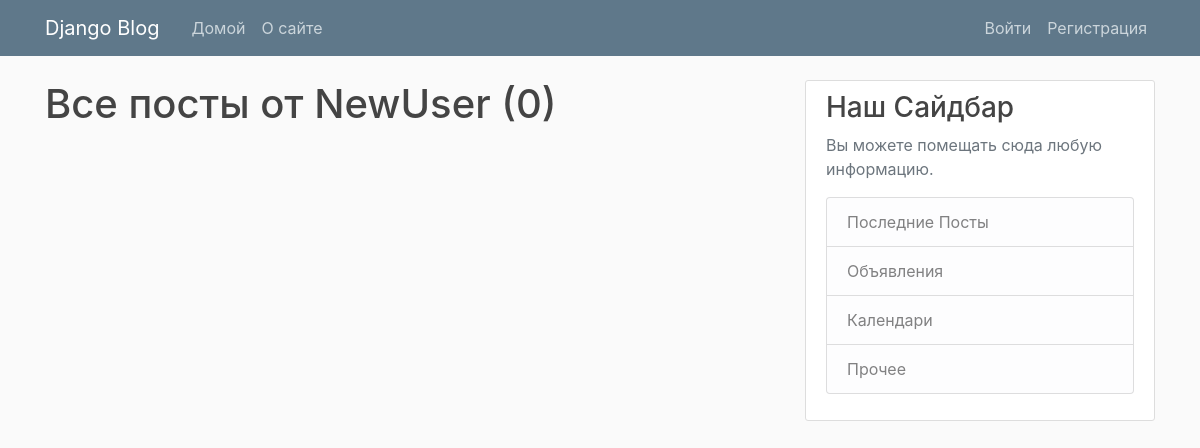
Page /user/NewUser on the earlier database version.
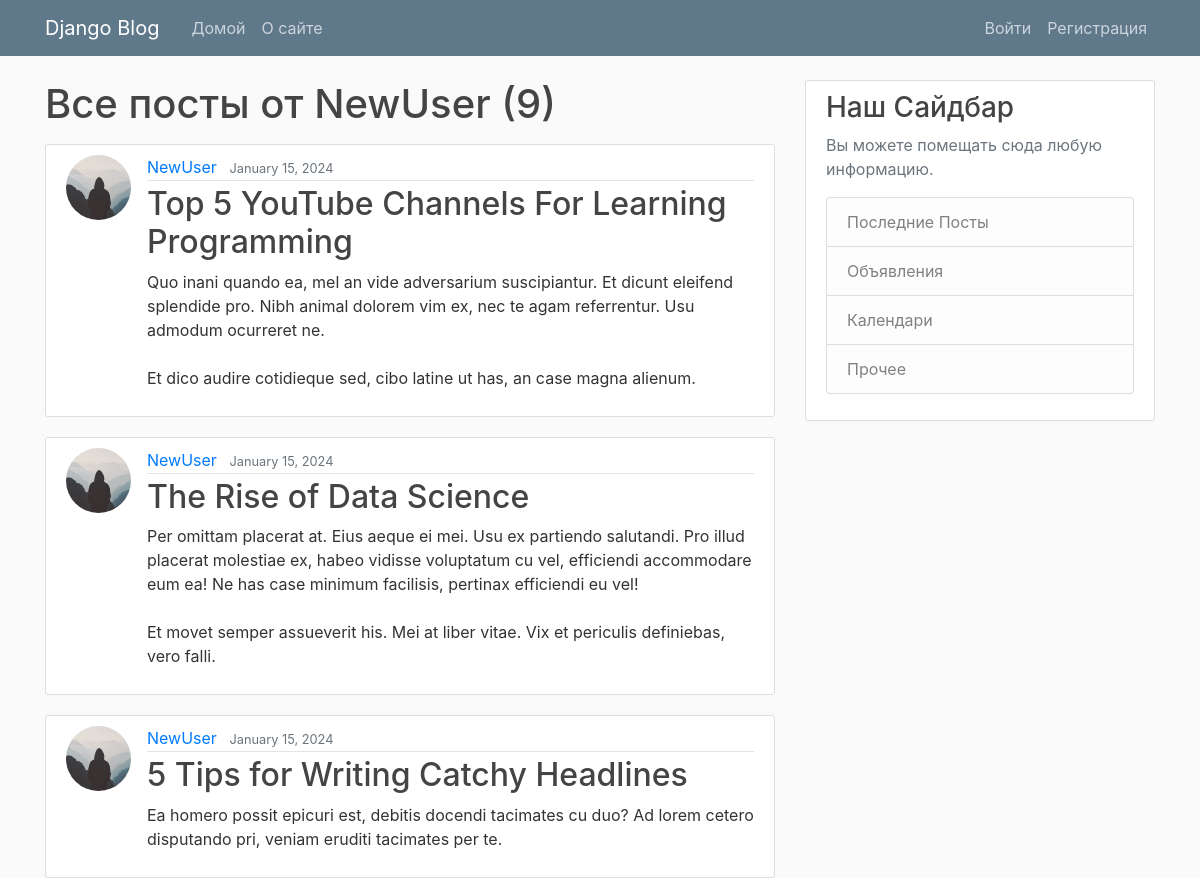
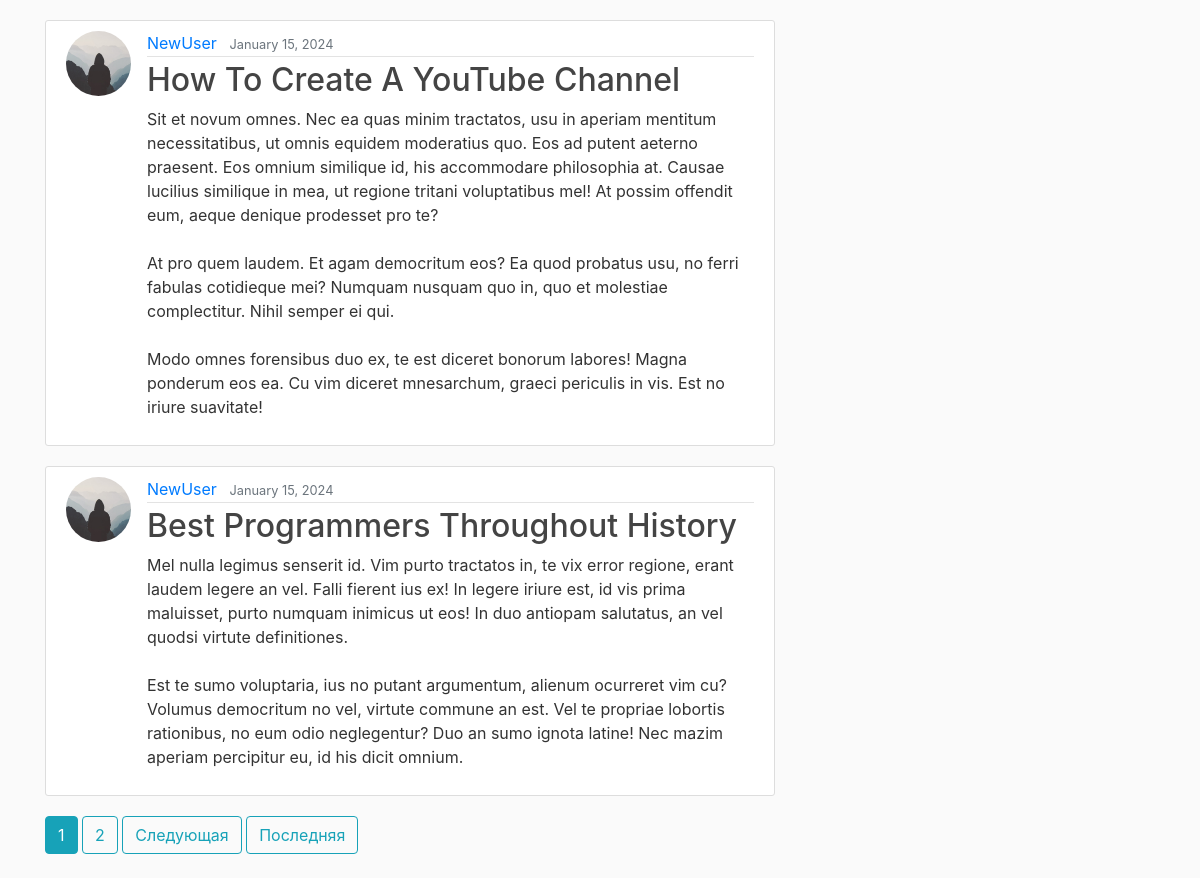
Same page on the later database version (2 pictures, top to bottom).
### blog/models.py (models this page shows, shortened)
class Post(models.Model):
    title = models.CharField(max_length=100)
    content = models.TextField()
    date_posted = models.DateTimeField(default=timezone.now)
    author = models.ForeignKey(User, on_delete=models.CASCADE)

### users/models.py (models this page shows, shortened)
class Profile(models.Model):
    user = models.OneToOneField(User, on_delete=models.CASCADE)
    image = models.ImageField(default='default.jpg', upload_to='profile_pics')

### blog/views.py (the view)
# urls.py: path('user/<str:username>', UserPostListView.as_view(), name='user-posts'),
class UserPostListView(ListView):
    model = Post
    template_name = 'blog/user_posts.html'  # <app>/<model>_<viewtype>.html
    context_object_name = 'posts'
    paginate_by = 5
    def get_queryset(self):
        user = get_object_or_404(User, username=self.kwargs.get('username'))
        return Post.objects.filter(author=user).order_by('-date_posted')

### blog/templates/blog/user_posts.html (shortened to what this page needs)
{% extends "blog/base.html" %}
{% block content %}
		<h1 class="mb-3">Все посты от {{ view.kwargs.username }} ({{ page_obj.paginator.count }})</h1>
    {% for post in posts %}
        <article class="media content-section">
          <img class="rounded-circle article-img" src="{{ post.author.profile.image.url }}">
          <div class="media-body">
            <div class="article-metadata">
              <a class="mr-2" href="{% url 'user-posts' post.author.username %}">{{ post.author }}</a>
              <small class="text-muted">{{ post.date_posted|date:"F d, Y" }}</small>
            </div>
            <h2><a class="article-title" href="{% url 'post-detail' post.id %}">{{ post.title }}</a></h2>
            <p class="article-content">{{ post.content }}</p>
          </div>
        </article>
    {% endfor %}
    {% if is_paginated %}
      {% for num in page_obj.paginator.page_range %}
        {% if page_obj.number == num %}
          <a class="btn btn-info mb-4" href="?page={{ num }}">{{ num }}</a>
        {% elif num > page_obj.number|add:'-3' and num < page_obj.number|add:'3' %}
          <a class="btn btn-outline-info mb-4" href="?page={{ num }}">{{ num }}</a>
        {% endif %}
      {% endfor %}
      {% if page_obj.has_next %}
        <a class="btn btn-outline-info mb-4" href="?page={{ page_obj.next_page_number }}">Следующая</a>
        <a class="btn btn-outline-info mb-4" href="?page={{ page_obj.paginator.num_pages }}">Последняя</a>
      {% endif %}
    {% endif %}
{% endblock content %}

### blog/templates/blog/base.html (shortened to what this page needs)
{% load static %}
<!DOCTYPE html>
<html>
<head>
    <link rel="stylesheet" href="https://maxcdn.bootstrapcdn.com/bootstrap/4.0.0/css/bootstrap.min.css">
    <link rel="stylesheet" type="text/css" href="{% static 'blog/main.css' %}">
</head>
<body>
    <header class="site-header">
      <nav class="navbar navbar-expand-md navbar-dark bg-steel fixed-top">
        <div class="container">
          <a class="navbar-brand mr-4" href="{% url 'blog-home' %}">Django Blog</a>
          <div class="collapse navbar-collapse" id="navbarToggle">
            <div class="navbar-nav mr-auto">
              <a class="nav-item nav-link" href="{% url 'blog-home' %}">Домой</a>
              <a class="nav-item nav-link" href="{% url 'blog-about' %}">О сайте</a>
            </div>
            <div class="navbar-nav">
              {% if user.is_authenticated %}
                <a class="nav-item nav-link" href="{% url 'post-create' %}">Новый Пост</a>
                <a class="nav-item nav-link" href="{% url 'profile' %}">Профиль</a>
                <form method="post" action="{% url 'logout' %}">
                  {% csrf_token %}
                  <button class="btn btn-danger" type="submit">Выйти</button>
                </form>
              {% else %}
                <a class="nav-item nav-link" href="{% url 'login' %}">Войти</a>
                <a class="nav-item nav-link" href="{% url 'register' %}">Регистрация</a>
              {% endif %}
            </div>
          </div>
        </div>
      </nav>
    </header>
    <main role="main" class="container">
      <div class="row">
        <div class="col-md-8">
          {% block content %}{% endblock %}
        </div>
        <div class="col-md-4">
          <div class="content-section">
            <h3>Наш Сайдбар</h3>
            <p class="text-muted">Вы можете помещать сюда любую информацию.
              <ul class="list-group">
                <li class="list-group-item list-group-item-light">Последние Посты</li>
                <li class="list-group-item list-group-item-light">Объявления</li>
                <li class="list-group-item list-group-item-light">Календари</li>
                <li class="list-group-item list-group-item-light">Прочее</li>
              </ul>
            </p>
          </div>
        </div>
      </div>
    </main>
</body>
</html>

### blog/static/blog/main.css (style rules this page uses)
body { background: #fafafa; color: #333333; margin-top: 5rem; }
h1, h2, h3, h4, h5, h6 { color: #444444; }
ul { margin: 0px; }
.bg-steel { background-color: #5f788a; }
.site-header .navbar-nav .nav-link { color: #cbd5db }
.content-section { background: #ffffff; padding: 10px 20px; border: 1px solid #dddddd; border-radius: 3px; margin-bottom: 20px; }
.article-title { color: #444444; }
.article-content { white-space: pre-line; }
.article-img { height: 65px; width: 65px; margin-right: 16px; }
.article-metadata { padding-bottom: 1px; margin-bottom: 4px; border-bottom: 1px solid #e3e3e3 }

Differences in the rows shown:
added Post: author.profile.image (placeholder picture), author "NewUser", date_posted "January 15, 2024", title "Top 5 YouTube Channels For Learning Programming", content "Quo inani quando ea, mel an vide adversarium suscipiantur. Et dicunt eleifend splendide pro. Nibh animal dolorem vim ex, nec te agam referrentur. Usu admodum ocurreret ne. Et dico audire cotidieque sed, cibo latine ut has, an case magna alienum."
added Post: author.profile.image (placeholder picture), author "NewUser", date_posted "January 15, 2024", title "The Rise of Data Science", content "Per omittam placerat at. Eius aeque ei mei. Usu ex partiendo salutandi. Pro illud placerat molestiae ex, habeo vidisse voluptatum cu vel, efficiendi accommodare eum ea! Ne has case minimum facilisis, pertinax efficiendi eu vel! Et movet semper assueverit his. Mei at liber vitae. Vix et periculis definiebas, vero falli."
added Post: author.profile.image (placeholder picture), author "NewUser", date_posted "January 15, 2024", title "5 Tips for Writing Catchy Headlines", content "Ea homero possit epicuri est, debitis docendi tacimates cu duo? Ad lorem cetero disputando pri, veniam eruditi tacimates per te."
added Post: author.profile.image (placeholder picture), author "NewUser", date_posted "January 15, 2024", title "How To Create A YouTube Channel", content "Sit et novum omnes. Nec ea quas minim tractatos, usu in aperiam mentitum necessitatibus, ut omnis equidem moderatius quo. Eos ad putent aeterno praesent. Eos omnium similique id, his accommodare philosophia at. Causae lucilius similique in mea, ut regione tritani voluptatibus mel! At possim offendit eum, aeque denique prodesset pro te? At pro quem laudem. Et agam democritum eos? Ea quod probatus usu, no ferri fabulas cotidieque mei? Numquam nusquam quo in, quo et molestiae complectitur. Nihil semper ei qui. Modo omnes forensibus duo ex, te est diceret bonorum labores! Magna ponderum eos ea. Cu vim diceret mnesarchum, graeci periculis in vis. Est no iriure suavitate!"
added Post: author.profile.image (placeholder picture), author "NewUser", date_posted "January 15, 2024", title "Best Programmers Throughout History", content "Mel nulla legimus senserit id. Vim purto tractatos in, te vix error regione, erant laudem legere an vel. Falli fierent ius ex! In legere iriure est, id vis prima maluisset, purto numquam inimicus ut eos! In duo antiopam salutatus, an vel quodsi virtute definitiones. Est te sumo voluptaria, ius no putant argumentum, alienum ocurreret vim cu? Volumus democritum no vel, virtute commune an est. Vel te propriae lobortis rationibus, no eum odio neglegentur? Duo an sumo ignota latine! Nec mazim aperiam percipitur eu, id his dicit omnium."
Other differences:
{{ page_obj.paginator.count }}: "0" → "9"
new list line: "1"
new list line: "2"
text now shown: "Следующая Последняя"
